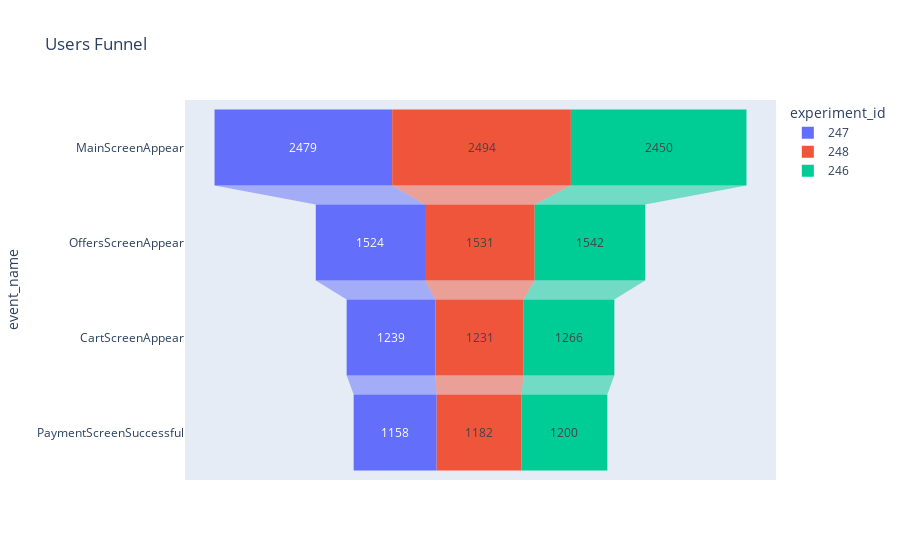

Here is the notebook cell this chart was saved with:
### Code cell
#plot the funnel
fig = px.funnel(funnel_by_groups,x='user_id', y='event_name', color='experiment_id', title= 'Users Funnel')
fig.show()

### Figure 1 — Plotly figure (JSON) as saved in the notebook; plotly's stock layout.template omitted (floating-point values rounded to 4 significant figures)
{"data": [{"hovertemplate": "experiment_id=247<br>user_id=%{x}<br>event_name=%{y}<extra></extra>", "legendgroup": "247", "marker": {"color": "#636efa"}, "name": "247", "orientation": "h", "showlegend": true, "type": "funnel", "x": [2479, 1524, 1239, 1158], "xaxis": "x", "y": ["MainScreenAppear", "OffersScreenAppear", "CartScreenAppear", "PaymentScreenSuccessful"], "yaxis": "y"}, {"hovertemplate": "experiment_id=248<br>user_id=%{x}<br>event_name=%{y}<extra></extra>", "legendgroup": "248", "marker": {"color": "#EF553B"}, "name": "248", "orientation": "h", "showlegend": true, "type": "funnel", "x": [2494, 1531, 1231, 1182], "xaxis": "x", "y": ["MainScreenAppear", "OffersScreenAppear", "CartScreenAppear", "PaymentScreenSuccessful"], "yaxis": "y"}, {"hovertemplate": "experiment_id=246<br>user_id=%{x}<br>event_name=%{y}<extra></extra>", "legendgroup": "246", "marker": {"color": "#00cc96"}, "name": "246", "orientation": "h", "showlegend": true, "type": "funnel", "x": [2450, 1542, 1266, 1200], "xaxis": "x", "y": ["MainScreenAppear", "OffersScreenAppear", "CartScreenAppear", "PaymentScreenSuccessful"], "yaxis": "y"}], "layout": {"legend": {"title": {"text": "experiment_id"}, "tracegroupgap": 0}, "title": {"text": "Users Funnel"}, "xaxis": {"anchor": "y", "domain": [0, 1], "title": {"text": "user_id"}}, "yaxis": {"anchor": "x", "domain": [0, 1], "title": {"text": "event_name"}}}}
